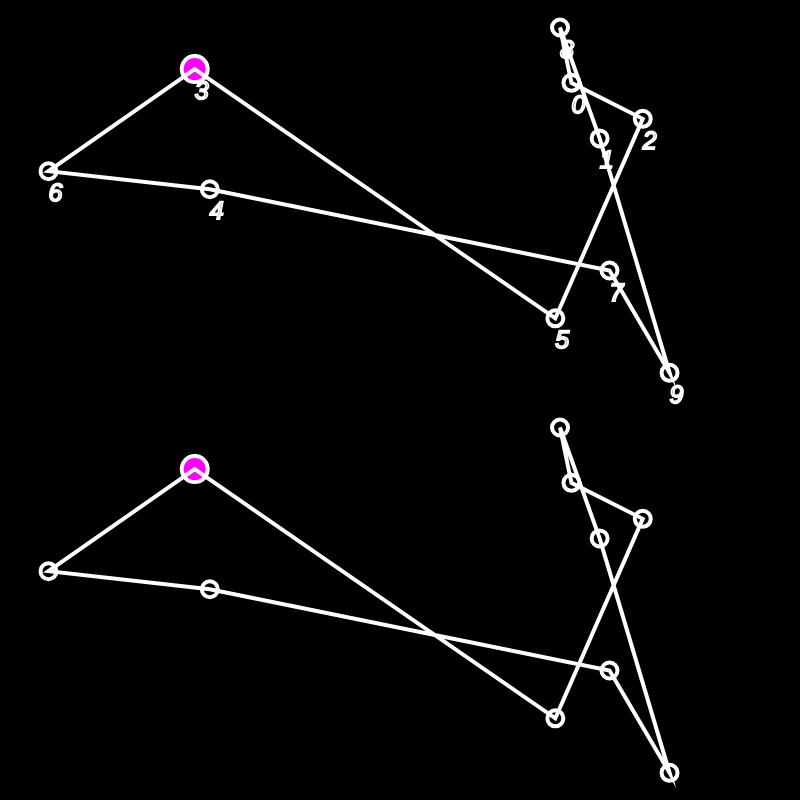
Frame 1 (no input)
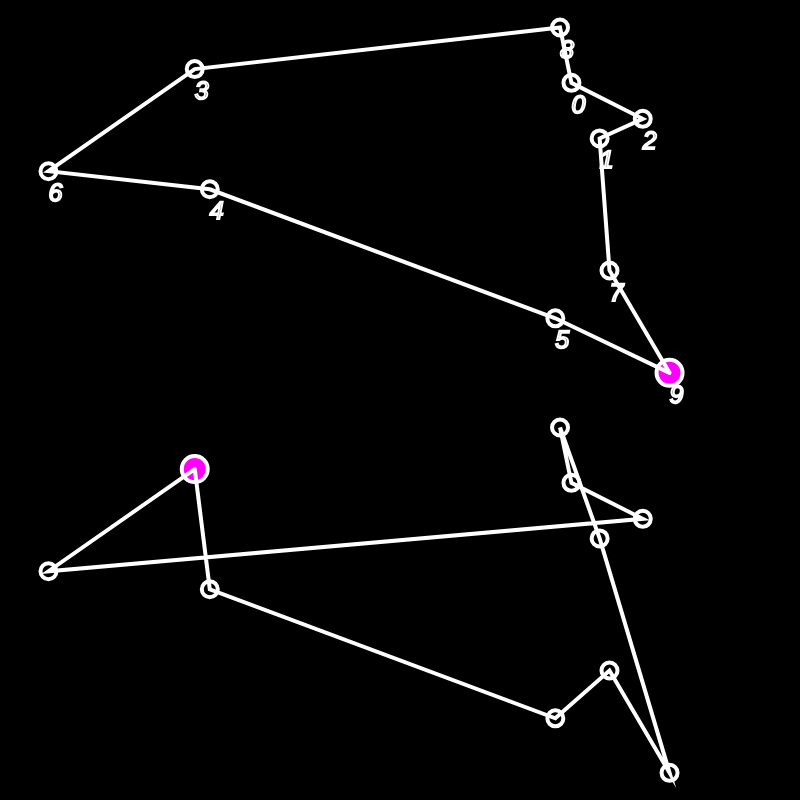
Frame 60 (no input)
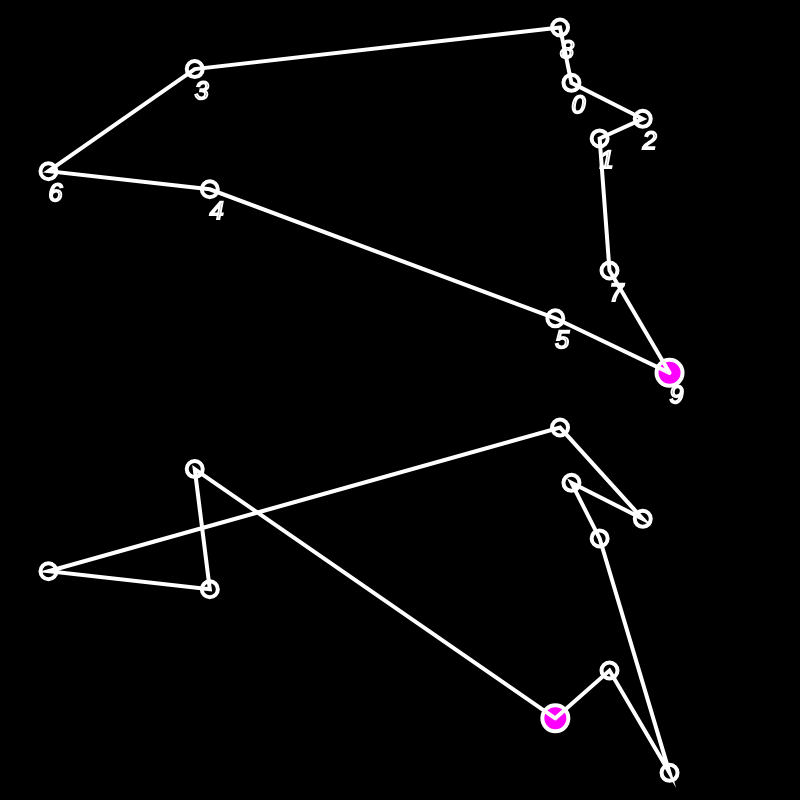
Frame 120 (the mouse pressed at the canvas centre since frame 60)

The p5.js sketch that drew these frames (run headless with seeded random() and noise() and a simulated clock; from frame 60 on, the mouse is pressed at the canvas centre):

// p5.js sketch
// ── sketch.js
// Daniel Shiffman
// The Coding Train
// Traveling Salesperson with Genetic Algorithm

// https://thecodingtrain.com/CodingChallenges/035.4-tsp.html
// https://youtu.be/M3KTWnTrU_c
// https://thecodingtrain.com/CodingChallenges/035.5-tsp.html
// https://youtu.be/hnxn6DtLYcY

// https://editor.p5js.org/codingtrain/sketches/EGjTrkkf9

var cities = [];
var totalCities = 10;

var popSize = 300;
var population = [];
var fitness = [];

var recordScore = Infinity;
var bestEver;
var currentBest;

var scoreRange = 50;
var mutationRate = 0.10;

var statusP;

function setup() {
  createCanvas(800, 800);
  var order = [];
  for (var i = 0; i < totalCities; i++) {
    var v = createVector(random(width), random(height / 2));
    // var s = floor(random(scoreRange));
    // city={
    //       coordinates:v,
    //       points:s
    //   };
    // cities.push(city);
    cities[i] = v;
    order[i] = i;
  }

  for (var i = 0; i < popSize; i++) {
    population[i] = shuffle(order);
    // var ran = floor(random(2,totalCities));
    // console.log('ran',ran);
    // population[i] = population[i].slice(0, ran);
  }
  statusP = createP('').style('font-size', '32pt');

  // console.log(population);
}

function draw() {
  background(0);
  // frameRate(1);

  // GA
  calculateFitness();
  normalizeFitness();
  nextGeneration();

  stroke(255);
  strokeWeight(4);
  noFill();
  beginShape();
  var startingPoint = bestEver[0];
  for (var i = 0; i < bestEver.length; i++) {
    var n = bestEver[i];
    // vertex(cities[n].coordinates.x, cities[n].coordinates.y);
    // ellipse(cities[n].coordinates.x, cities[n].coordinates.y, 16, 16);
    vertex(cities[n].x, cities[n].y);
    ellipse(cities[n].x, cities[n].y, 16, 16);

    textStyle(ITALIC);
    strokeWeight(2);
    textSize(25);
    // text(cities[i].points,
    //     cities[i].coordinates.x,
    //     cities[i].coordinates.y + 30);
    text(i, cities[i].x, cities[i].y + 30);
    strokeWeight(4);
  }
  //close the cycle
  // vertex(cities[bestEver[0]].coordinates.x, cities[bestEver[0]].coordinates.y);
  vertex(cities[bestEver[0]].x, cities[bestEver[0]].y);
  fill(255, 0, 255);
  // ellipse(cities[startingPoint].coordinates.x, cities[startingPoint].coordinates.y, 26, 26);
  ellipse(cities[startingPoint].x, cities[startingPoint].y, 26, 26);
  noFill();
  endShape();


  translate(0, height / 2);
  stroke(255);
  strokeWeight(4);
  noFill();
  beginShape();
  var actualStartingPoint = currentBest[0];
  for (var i = 0; i < currentBest.length; i++) {
    var n = currentBest[i];
    // vertex(cities[n].coordinates.x, cities[n].coordinates.y);
    // ellipse(cities[n].coordinates.x, cities[n].coordinates.y, 16, 16);
    vertex(cities[n].x, cities[n].y);
    ellipse(cities[n].x, cities[n].y, 16, 16);
  }
  //close the cycle
  // vertex(cities[currentBest[0]].coordinates.x, cities[currentBest[0]].coordinates.y);
  vertex(cities[currentBest[0]].x, cities[currentBest[0]].y);
  fill(255, 0, 255);
  // ellipse(cities[actualStartingPoint].coordinates.x, cities[actualStartingPoint].coordinates.y, 26, 26);
  ellipse(cities[actualStartingPoint].x, cities[actualStartingPoint].y, 26, 26);
  noFill();
  endShape();

  // noLoop();



}

// function shuffle(a, num) {
//   for (var i = 0; i < num; i++) {
//     var indexA = floor(random(a.length));
//     var indexB = floor(random(a.length));
//     swap(a, indexA, indexB);
//   }
// }


function swap(a, i, j) {
  var temp = a[i];
  a[i] = a[j];
  a[j] = temp;
}


function calcDistance(points, order) {
  var sum = 0;

  //make a copy of the order and close it as it is a circle
  var cycleOrder = order.slice()
  cycleOrder.push(cycleOrder[0]);
  // console.log('cycleOrder:',cycleOrder);
  // console.log('cities:', cities);
  for (var i = 0; i < cycleOrder.length - 1 ; i++) {
    var cityAIndex = cycleOrder[i];
    var cityA = points[cityAIndex];
    // console.log('cityA',cityA);
    var cityBIndex = cycleOrder[i + 1];
    var cityB = points[cityBIndex];
    // console.log('cityB',cityB);
    var d = dist(cityA.x, cityA.y, cityB.x, cityB.y);
    // var d = dist(cityA.coordinates.x, cityA.coordinates.y, cityB.coordinates.x, cityB.coordinates.y);
    sum += d;
  }
  return sum;
}


function calcScore(points, order){
  var sum = 0;
  for (var i = 0; i < order.length -1 ; i++) {
    var cityIndex = order[i];
    var city = points[cityIndex];
    var p = city.points;
    sum += p;
  }
  return sum;
}

// ── ga.js
// Daniel Shiffman
// The Coding Train
// Traveling Salesperson with Genetic Algorithm

// https://thecodingtrain.com/CodingChallenges/035.4-tsp.html
// https://youtu.be/M3KTWnTrU_c
// https://thecodingtrain.com/CodingChallenges/035.5-tsp.html
// https://youtu.be/hnxn6DtLYcY

// https://editor.p5js.org/codingtrain/sketches/EGjTrkkf9

function calculateFitness() {
  var currentRecord = Infinity;
  for (var i = 0; i < population.length; i++) {
    var d = calcDistance(cities, population[i]);
    // console.log('distance',d);
    // var p = calcScore(cities, population[i]);
    // console.log('point',p);
    // var s = pow(p,5) / d;
    var s = d;
    // console.log('score',s);
    if (s < recordScore) {
      recordScore = s;
      bestEver = population[i];
    }
    if (s < currentRecord) {
      currentRecord = s;
      currentBest = population[i];
    }


    // This fitness function has been edited from the original video
    // to improve performance, as discussed in The Nature of Code 9.6 video,
    // available here: https://www.youtube.com/watch?v=HzaLIO9dLbA
    // fitness[i] = 1 / (pow(s, 8) + 1);
    fitness[i] = 1 / s;
  }
}

function normalizeFitness() {
  var sum = 0;
  for (var i = 0; i < fitness.length; i++) {
    sum += fitness[i];
  }
  for (var i = 0; i < fitness.length; i++) {
    fitness[i] = fitness[i] / sum;
  }
}

function nextGeneration() {
  var newPopulation = [];
  for (var i = 0; i < population.length; i++) {
    var orderA = pickOne(population, fitness);
    // console.log('orderA -next gen',orderA);
    var orderB = pickOne(population, fitness);
    // console.log('orderB -next gen', orderB);
    var order = crossOver(orderA, orderB);
    // console.log('order',order);
    mutate(order, mutationRate);
    newPopulation[i] = order;
  }
  population = newPopulation;
  // console.log('population',population);

}

function pickOne(list, prob) {
  var index = 0;
  var r = random(1);

  while (r > 0) {
    r = r - prob[index];
    index++;
  }
  index--;
  return list[index].slice();
}

function crossOver(orderA, orderB) {
  var start = floor(random(orderA.length));
  // console.log('start', start);
  var end = floor(random(start + 1, orderA.length));
  // console.log('end',end);
  // console.log('slicing',orderA.slice(start, end));
  var neworder;
  neworder = orderA.slice(start, end);
  // console.log('neworder',neworder);
  // var left = totalCities - neworder.length;
  for (var i = 0; i < orderB.length; i++) {
    var city = orderB[i];
    // console.log('city',city);
    if (!neworder.includes(city)) {
      neworder.push(city);
    }
  }
  return neworder;
}


function mutate(order, mutationRate) {
  for (var i = 0; i < totalCities; i++) {
    if (random(1) < mutationRate) {
      var permutation = floor(random(5)) + 1
      // console.log(permutation);
      for (var j = 0; j < permutation; j++)
        var indexA = floor(random(order.length));
        var indexB = (indexA + 1) % totalCities;
        swap(order, indexA, indexB);
    }
  }
}
